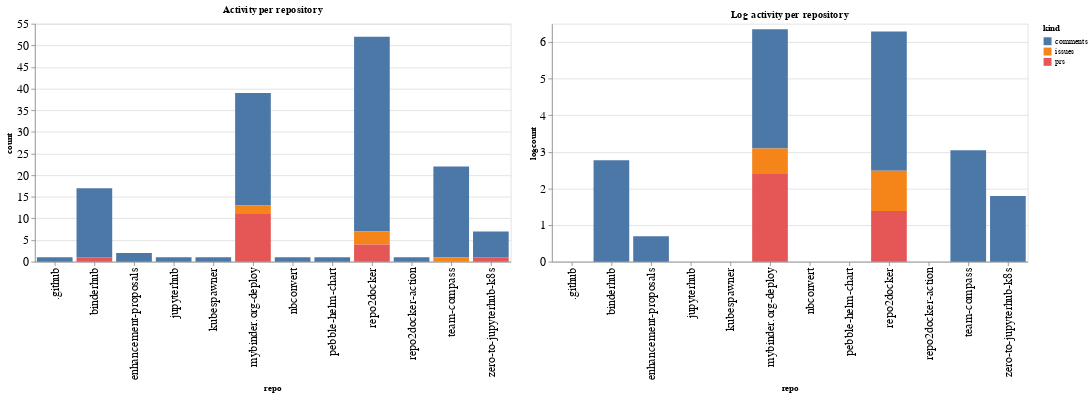

Notebook code cell kept with this figure:
### Code cell
ch1 = alt.Chart(repo_summaries, width=600, title="Activity per repository").mark_bar().encode(
    x='repo',
    y='count',
    color='kind',
    tooltip="kind"
)

ch2 = alt.Chart(repo_summaries, width=600, title="Log activity per repository").mark_bar().encode(
    x='repo',
    y='logcount',
    color='kind',
    tooltip="kind"
)

ch1 | ch2

### Figure 1 — Vega-Lite specification as saved in the notebook (floating-point values rounded to 4 significant figures)
{"config": {"axisLeft": {"labelFontSize": 15}, "axisBottom": {"labelFontSize": 15}}, "hconcat": [{"mark": "bar", "encoding": {"color": {"type": "nominal", "field": "kind"}, "tooltip": {"type": "nominal", "field": "kind"}, "x": {"type": "nominal", "field": "repo"}, "y": {"type": "quantitative", "field": "count"}}, "title": "Activity per repository", "width": 600}, {"mark": "bar", "encoding": {"color": {"type": "nominal", "field": "kind"}, "tooltip": {"type": "nominal", "field": "kind"}, "x": {"type": "nominal", "field": "repo"}, "y": {"type": "quantitative", "field": "logcount"}}, "title": "Log activity per repository", "width": 600}], "data": {"name": "data-015809d607ccf7ded2583f0bfa83f06d"}, "$schema": "https://vega.github.io/schema/vega-lite/v4.8.1.json", "datasets": {"data-015809d607ccf7ded2583f0bfa83f06d": [{"repo": ".github", "kind": "comments", "count": 1, "logcount": 0.0}, {"repo": "binderhub", "kind": "comments", "count": 16, "logcount": 2.773}, {"repo": "binderhub", "kind": "prs", "count": 1, "logcount": 0.0}, {"repo": "enhancement-proposals", "kind": "comments", "count": 2, "logcount": 0.6931}, {"repo": "jupyterhub", "kind": "comments", "count": 1, "logcount": 0.0}, {"repo": "kubespawner", "kind": "comments", "count": 1, "logcount": 0.0}, {"repo": "mybinder.org-deploy", "kind": "comments", "count": 26, "logcount": 3.258}, {"repo": "mybinder.org-deploy", "kind": "issues", "count": 2, "logcount": 0.6931}, {"repo": "mybinder.org-deploy", "kind": "prs", "count": 11, "logcount": 2.398}, {"repo": "nbconvert", "kind": "comments", "count": 1, "logcount": 0.0}, {"repo": "pebble-helm-chart", "kind": "comments", "count": 1, "logcount": 0.0}, {"repo": "repo2docker", "kind": "comments", "count": 45, "logcount": 3.807}, {"repo": "repo2docker", "kind": "issues", "count": 3, "logcount": 1.099}, {"repo": "repo2docker", "kind": "prs", "count": 4, "logcount": 1.386}, {"repo": "repo2docker-action", "kind": "comments", "count": 1, "logcount": 0.0}, {"repo": "team-compass", "kind": "comments", "count": 21, "logcount": 3.045}, {"repo": "team-compass", "kind": "issues", "count": 1, "logcount": 0.0}, {"repo": "zero-to-jupyterhub-k8s", "kind": "comments", "count": 6, "logcount": 1.792}, {"repo": "zero-to-jupyterhub-k8s", "kind": "prs", "count": 1, "logcount": 0.0}]}}
